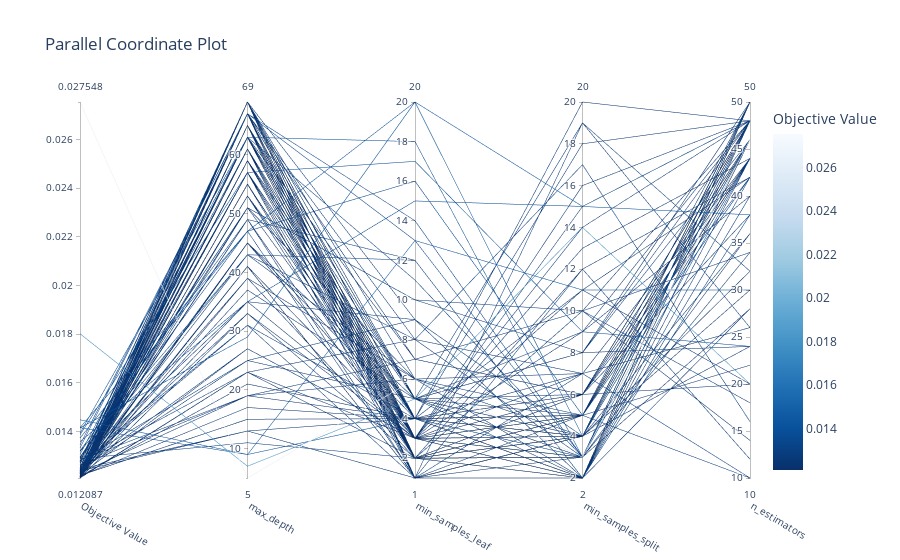

Source (notebook cell):
### Code cell
vis.plot_parallel_coordinate(study)

### Figure 1 — Plotly figure (JSON) as saved in the notebook; plotly's stock layout.template omitted (floating-point values rounded to 4 significant figures; data arrays with more than 128 entries replaced by an {"elided": "..."} marker saying what was removed)
{"data": [{"dimensions": [{"label": "Objective Value", "range": [0.01209, 0.02755], "values": {"elided": "180 float values"}}, {"label": "max_depth", "range": [5, 69], "values": {"elided": "180 int values"}}, {"label": "min_samples_leaf", "range": [1, 20], "values": {"elided": "180 int values"}}, {"label": "min_samples_split", "range": [2, 20], "values": {"elided": "180 int values"}}, {"label": "n_estimators", "range": [10, 50], "values": {"elided": "180 int values"}}], "labelangle": 30, "labelside": "bottom", "line": {"color": {"elided": "180 float values"}, "colorbar": {"title": {"text": "Objective Value"}}, "colorscale": [[0, "rgb(247,251,255)"], [0.125, "rgb(222,235,247)"], [0.25, "rgb(198,219,239)"], [0.375, "rgb(158,202,225)"], [0.5, "rgb(107,174,214)"], [0.625, "rgb(66,146,198)"], [0.75, "rgb(33,113,181)"], [0.875, "rgb(8,81,156)"], [1, "rgb(8,48,107)"]], "reversescale": true, "showscale": true}, "type": "parcoords"}], "layout": {"title": {"text": "Parallel Coordinate Plot"}}}
